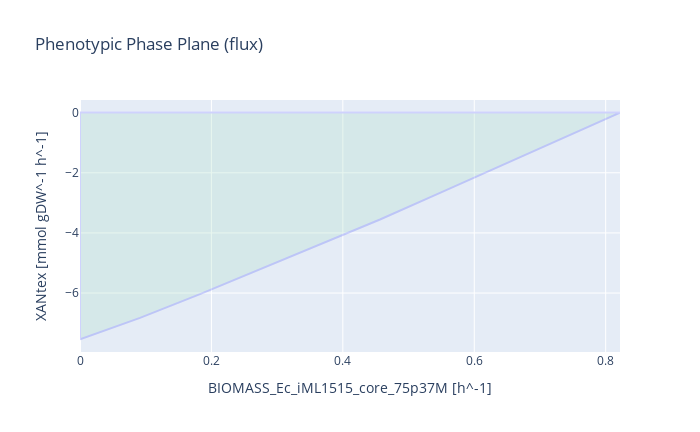

The notebook cell saved with this chart:
### Code cell
#Performing Phenotypic Phase plane flux modelling for various input parameters in E_coli
#EPS(E coli has Xanan has the primary component for polymeric substances)

from cameo import phenotypic_phase_plane
ec_model.reactions.EX_o2_e.lower_bound = -20
ec_model.reactions.EX_co2_e.lower_bound = 0

result = phenotypic_phase_plane(ec_model,variables=[ec_model.reactions.BIOMASS_Ec_iML1515_core_75p37M],
                                      objective=ec_model.reactions.XANtex,points=10)
result.plot()
result.data_frame

### Figure 1 — Plotly figure (JSON) as saved in the notebook; plotly's stock layout.template omitted (floating-point values rounded to 4 significant figures)
{"data": [{"fill": "toself", "fillcolor": "#B3E2CD", "hoverinfo": "none", "marker": {"line": {"color": "#B3E2CD"}, "opacity": 0.3}, "mode": "lines", "name": "WT", "opacity": 0.3, "type": "scatter", "x": [0, 0.09131, 0.1826, 0.2739, 0.3652, 0.4566, 0.5479, 0.6392, 0.7305, 0.8218, 0.8218, 0.7305, 0.6392, 0.5479, 0.4566, 0.3652, 0.2739, 0.1826, 0.09131, 0, 0, 0], "y": [-7.541, -6.826, -6.033, -5.213, -4.385, -3.555, -2.67, -1.78, -0.8901, -7.435e-14, 1.336e-29, 0, 0, 0, -1.081e-15, 0, -8.882e-16, 7.3e-15, 7.438e-15, 0, -7.541, 0]}], "layout": {"height": 432, "title": {"text": "Phenotypic Phase Plane (flux)"}, "width": 700, "xaxis": {"title": {"text": "BIOMASS_Ec_iML1515_core_75p37M [h^-1]"}}, "yaxis": {"title": {"text": "XANtex [mmol gDW^-1 h^-1]"}}}}
